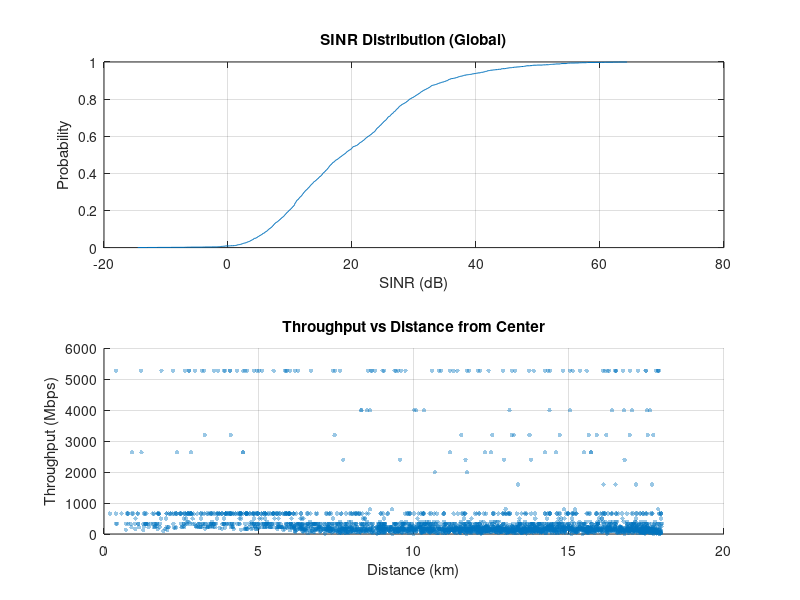

This chart was generated by the following MATLAB code: (Note: this script raises an error after producing the figure.)
function analyze_enhanced_mmwave_results()
% ANALYZE_ENHANCED_MMWAVE_RESULTS
% 1. Prints Zone-Specific Stats (Urban/Suburban/Rural).
% 2. Plots Standard CDF/Scatter charts (Original Style).
% 3. Plots Realistic Satellite Heatmap (Unified Map).

    clc; close all;
    fprintf('==================================================\n');
    fprintf('   ANALYZING ENHANCED SCENARIO RESULTS            \n');
    fprintf('==================================================\n');

    % --- 1. Load Latest Results ---
    files = dir('Results_Enhanced_*.mat');
    if isempty(files)
        if exist('Results_Enhanced.mat', 'file')
            load('Results_Enhanced.mat');
        else
            error('No Results_Enhanced.mat found. Run simulation first.');
        end
    else
        [~, idx] = sort([files.datenum], 'descend');
        load(files(idx(1)).name);
    end

    % Unpack
    UE_x = Results.UE.x_col;
    UE_y = Results.UE.y_col;
    SINR = Results.UE.sinr_dB;
    TPut = Results.UE.throughput_mbps;
    Config = Results.Config;

    % --- 2. Zone-Based Statistics (Separated Analysis) ---
    fprintf('\n--- ZONE PERFORMANCE (Separated Analysis) ---\n');
    dists_km = sqrt(UE_x.^2 + UE_y.^2) / 1000;
    
    idx_urban = dists_km <= 6.0;
    idx_suburban = (dists_km > 6.0) & (dists_km <= 18.0);
    idx_rural = dists_km > 18.0;
    
    print_stats('URBAN (0-6km)', idx_urban, SINR, TPut);
    print_stats('SUBURBAN (6-18km)', idx_suburban, SINR, TPut);
    print_stats('RURAL (>18km)', idx_rural, SINR, TPut);

    % --- 3. Standard Plots (Original Style) ---
    % These plots use standard figure windows, not maps, 
    % preserving the style of your original code.
    figure('Name', 'Statistical Analysis', 'Color', 'w');
    
    subplot(2,1,1);
    cdfplot(SINR);
    title('SINR Distribution (Global)');
    xlabel('SINR (dB)'); ylabel('Probability'); grid on;
    
    subplot(2,1,2);
    scatter(dists_km, TPut, 10, 'filled', 'MarkerFaceAlpha', 0.4);
    title('Throughput vs Distance from Center');
    xlabel('Distance (km)'); ylabel('Throughput (Mbps)'); grid on;
    xline(6, 'r--', 'Urban'); xline(18, 'g--', 'Suburban');

    % --- 4. REALISTIC SATELLITE HEATMAP (Unified Map) ---
    % This is the "Real" map showing the entire Tripoli area
    figure('Name', 'SINR Coverage Map - Tripoli', 'Color', 'w', 'Position', [100, 100, 1000, 800]);
    gx = geoaxes;
    geobasemap(gx, 'satellite'); % Real satellite background
    hold(gx, 'on');

    % Convert UE XY to Lat/Lon
    [ue_lat, ue_lon] = xy2latlon(UE_x, UE_y, Config);

    % Plot Heatmap Points
    geoscatter(gx, ue_lat, ue_lon, 15, SINR, 'filled', 'MarkerFaceAlpha', 0.6);
    
    % Add Colorbar
    c = colorbar;
    c.Label.String = 'SINR (dB)';
    caxis(gx, [-5 30]); 
    colormap(gx, 'jet');
    
    % Plot Base Stations (Context)
    geoscatter(gx, Results.Network.gNodeBs.lat, Results.Network.gNodeBs.lon, ...
        10, 'k', 'filled', 'MarkerFaceAlpha', 0.3);

    % Formatting
    title({'SINR Coverage Heatmap', 'Entire Tripoli Area'});
    geolimits(gx, Config.lat_bounds, Config.lon_bounds);
    
    fprintf('\nAnalysis Complete. Satellite Heatmap generated.\n');
end

function print_stats(name, idx, sinr, tput)
    if sum(idx) > 0
        fprintf('%-20s | Users: %d | Avg SINR: %.1f dB | Avg Tput: %.1f Mbps\n', ...
            name, sum(idx), mean(sinr(idx)), mean(tput(idx)));
    end
end

function [lat, lon] = xy2latlon(x, y, Config)
    lat = Config.city_center_lat + (y / 111320);
    lon = Config.city_center_lon + (x ./ (111320 * cosd(Config.city_center_lat)));
end
